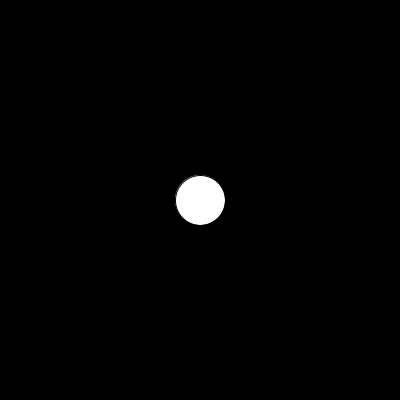
Frame 1 (no input)
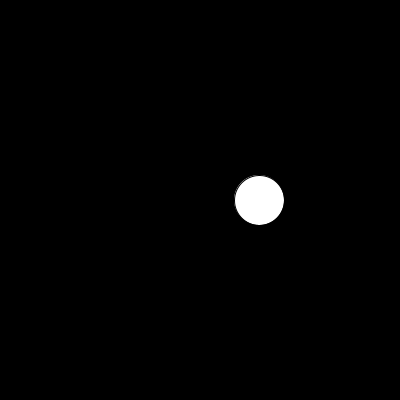
Frame 60 (the mouse pressed at the canvas centre just before this capture)
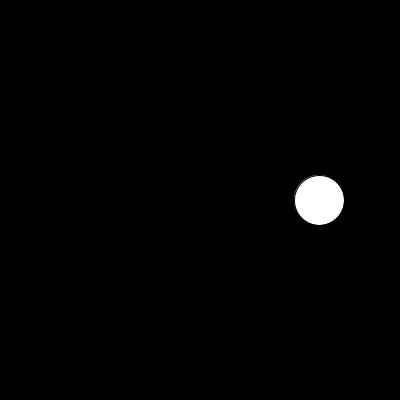
Frame 120 (the mouse held since frame 60 and released just before this capture)

The Processing sketch that drew these frames (run headless with seeded random() and noise(); from frame 60 on, the mouse is pressed at the canvas centre):

// Processing sketch: zombie_game_v3_try_with_img_
// ── zombie_game_v3_try_with_img_.pde

float x;
float speed;

void setup(){
 size(400,400); 
 x = 200;
 speed = 1;

}

void draw(){
 background(0);

 ellipse(x,200,50,50);
 x = x + speed;
 if( x >= 400 || x <= 0){
  speed *= -1; 
 }
}


class Zombie {
  
}
